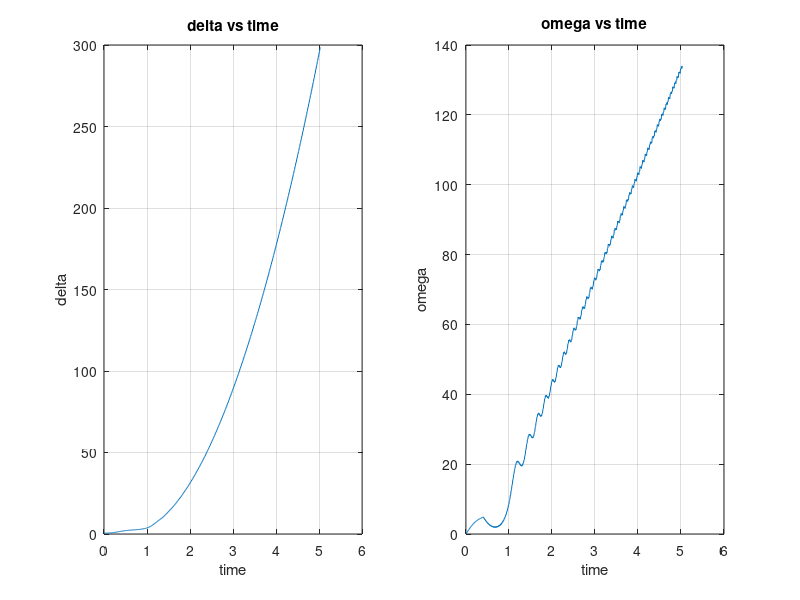

The MATLAB source for this figure:
%% Program3_Milne
% Predictor Corrector

clc;clear all;close all;

d = [0.4856 0.4866 0.4894 0.4942];%input('Enter delta_0 in rad: ');
wr = [0 0.1907 0.3810 0.5704];%input('Enter w_0 in rad/sec: ');
P =  [1.8 0.65 1.33 0.8];%input('Enter Pmax1,Pmax2,Pmax3,Pm: ');
Pmax1 = P(1);
Pmax2 = P(2);
Pmax3 = P(3);
Pm = P(4) ;

f_s = 60;%input('Enter frequency in Hz: ');
H = 5;%input('Enter Machine Constant in MW/mva: ');
t_start = 0;%input('Enter t_start in sec: ');
t_fault = 0;%input('Enter t_fault in sec: ');
t_clear = 0.38;%input('Enter t_clear in sec: ');
t_final = 5;%input('Enter t_final in sec: ');
delta_t = 0.01;% input('Enter delta_t in sec; ');

w_s = f_s*pi*2;
M = w_s/(2*H);

N = ceil((t_final-t_start)/delta_t);

t(1) = t_start;
for o=2:1:4
    t(o) = t(o-1) + delta_t;
end

count = 4;
for n = 1:1:N
    if t(n)<t_fault
        Pmax = Pmax1;
    elseif t(n)<t_clear
        Pmax = Pmax2;
    else 
        Pmax = Pmax3;
    end
    
    Dd = zeros(1,5);
    Dw = zeros(1,5);
    
    for p = 1:1:4
        Dd(p) = wr(count+p-4);
        Dw(p) = M*(Pm - Pmax*sin(d(count+p-4)));
    end
    
    d(count+1) = d(count-3) + (4/3)*(2*Dd(2) - Dd(3) +2*Dd(4))*delta_t;
    wr(count+1) = wr(count-3) + (4/3)*(2*Dw(2) - Dw(3) +2*Dw(4))*delta_t;
    
    Dd(5) = wr(count+1);
    Dw(5) = M*(Pm - Pmax*sin(d(count+1)));
    
    %Corrector
    d(count+1) = d(count-1) + (1/3)*(Dd(3) + 4*Dd(4) + Dd(5))*delta_t;
    wr(count+1) = wr(count-1) + (1/3)*(Dw(3) + 4*Dw(4) + Dw(5))*delta_t;
       
    t(count+1) = t(count) + delta_t;
    count = count+1;
end

figure(1)
subplot(1,2,1);
plot(t,d);
grid on
title('delta vs time');
xlabel('time');
ylabel('delta');

subplot(1,2,2);
plot(t,wr);
grid on
title('omega vs time');
xlabel('time');
ylabel('omega');
